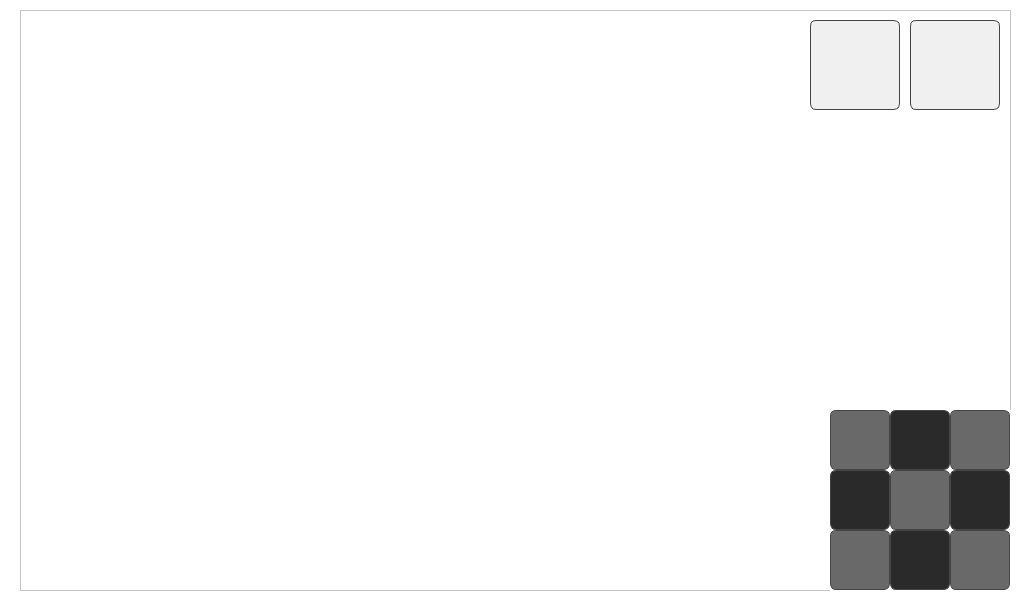
<?xml version="1.0" encoding="UTF-8"?>
<ui version="4.0">
 <class>MapImageControlView</class>
 <widget class="QWidget" name="MapImageControlView">
  <property name="geometry">
   <rect>
    <x>0</x>
    <y>0</y>
    <width>1024</width>
    <height>610</height>
   </rect>
  </property>
  <property name="windowTitle">
   <string>맵 이미지 조정</string>
  </property>
  <property name="styleSheet">
   <string notr="true">background-color: #FFFFFF;</string>
  </property>
  <widget class="QGraphicsView" name="map_view">
   <property name="geometry">
    <rect>
     <x>20</x>
     <y>10</y>
     <width>991</width>
     <height>581</height>
    </rect>
   </property>
   <property name="minimumSize">
    <size>
     <width>0</width>
     <height>300</height>
    </size>
   </property>
  </widget>
  <widget class="QPushButton" name="save_btn">
   <property name="geometry">
    <rect>
     <x>810</x>
     <y>20</y>
     <width>90</width>
     <height>90</height>
    </rect>
   </property>
   <property name="minimumSize">
    <size>
     <width>90</width>
     <height>90</height>
    </size>
   </property>
   <property name="styleSheet">
    <string notr="true">QPushButton {
    background-color: #F0F0F0;
    color: white;
    border: 1px solid #444444;
    border-radius: 6px;
    font-size: 18px;
	font-family: &quot;Noto Sans KR Black&quot;;
    qproperty-icon: url(:/file/MapControl/save_map_control.png);
    qproperty-iconSize: 65px 65px;
}
QPushButton:hover {
    background-color: #E0E0E0;
}
QPushButton:pressed {
    background-color: #E0E0E0;
}</string>
   </property>
   <property name="text">
    <string/>
   </property>
  </widget>
  <widget class="QPushButton" name="cancel_btn">
   <property name="geometry">
    <rect>
     <x>910</x>
     <y>20</y>
     <width>90</width>
     <height>90</height>
    </rect>
   </property>
   <property name="minimumSize">
    <size>
     <width>90</width>
     <height>90</height>
    </size>
   </property>
   <property name="styleSheet">
    <string notr="true">QPushButton {
    background-color: #F0F0F0;
    color: white;
    border: 1px solid #444444;
    border-radius: 6px;
    font-size: 18px;
	font-family: &quot;Noto Sans KR Black&quot;;
    qproperty-icon: url(:/file/MapControl/cancel_map_control.png);
    qproperty-iconSize: 65px 65px;
}
QPushButton:hover {
    background-color: #E0E0E0;
}
QPushButton:pressed {
    background-color: #E0E0E0;
}</string>
   </property>
   <property name="text">
    <string/>
   </property>
  </widget>
  <widget class="QWidget" name="status_widget" native="true">
   <property name="geometry">
    <rect>
     <x>830</x>
     <y>410</y>
     <width>181</width>
     <height>181</height>
    </rect>
   </property>
   <widget class="QPushButton" name="move_up_btn">
    <property name="geometry">
     <rect>
      <x>60</x>
      <y>0</y>
      <width>60</width>
      <height>60</height>
     </rect>
    </property>
    <property name="styleSheet">
     <string notr="true">QPushButton {
    background-color: #2A2A2A;
    color: white;
    border: 1px solid #444444;
    border-radius: 6px;
    font-size: 18px;
}
QPushButton:hover {
    background-color: #3A3A3A;
    border: 1px solid #666666;
}
QPushButton:pressed {
    background-color: #333333;
}</string>
    </property>
    <property name="text">
     <string/>
    </property>
   </widget>
   <widget class="QPushButton" name="map_move_right_2">
    <property name="geometry">
     <rect>
      <x>120</x>
      <y>60</y>
      <width>60</width>
      <height>60</height>
     </rect>
    </property>
    <property name="styleSheet">
     <string notr="true">QPushButton {
    background-color: #2A2A2A;
    color: white;
    border: 1px solid #444444;
    border-radius: 6px;
    font-size: 18px;
}
QPushButton:hover {
    background-color: #3A3A3A;
    border: 1px solid #666666;
}
QPushButton:pressed {
    background-color: #333333;
}</string>
    </property>
    <property name="text">
     <string/>
    </property>
   </widget>
   <widget class="QPushButton" name="move_left_btn">
    <property name="geometry">
     <rect>
      <x>0</x>
      <y>60</y>
      <width>60</width>
      <height>60</height>
     </rect>
    </property>
    <property name="styleSheet">
     <string notr="true">QPushButton {
    background-color: #2A2A2A;
    color: white;
    border: 1px solid #444444;
    border-radius: 6px;
    font-size: 18px;
}
QPushButton:hover {
    background-color: #3A3A3A;
    border: 1px solid #666666;
}
QPushButton:pressed {
    background-color: #333333;
}</string>
    </property>
    <property name="text">
     <string/>
    </property>
   </widget>
   <widget class="QPushButton" name="move_down_btn">
    <property name="geometry">
     <rect>
      <x>60</x>
      <y>120</y>
      <width>60</width>
      <height>60</height>
     </rect>
    </property>
    <property name="styleSheet">
     <string notr="true">QPushButton {
    background-color: #2A2A2A;
    color: white;
    border: 1px solid #444444;
    border-radius: 6px;
    font-size: 18px;
}
QPushButton:hover {
    background-color: #3A3A3A;
    border: 1px solid #666666;
}
QPushButton:pressed {
    background-color: #333333;
}</string>
    </property>
    <property name="text">
     <string/>
    </property>
   </widget>
   <widget class="QPushButton" name="zoom_out_btn">
    <property name="geometry">
     <rect>
      <x>120</x>
      <y>0</y>
      <width>60</width>
      <height>60</height>
     </rect>
    </property>
    <property name="minimumSize">
     <size>
      <width>60</width>
      <height>60</height>
     </size>
    </property>
    <property name="maximumSize">
     <size>
      <width>40</width>
      <height>40</height>
     </size>
    </property>
    <property name="styleSheet">
     <string notr="true">QPushButton {
    background-image: url(:/file/Registration/Zoom_In.png);
    background-repeat: no-repeat;
    background-position: center;
    background-color: rgba(42, 42, 42, 180); /* 투명도 추가 */
    border: 1px solid #444444;
    border-radius: 6px;
}
QPushButton:hover {
    background-color: rgba(58, 58, 58, 200); /* hover 시 투명도 */
    border: 1px solid #666666;
}
QPushButton:pressed {
    background-color: rgba(51, 51, 51, 220); /* 클릭 시 투명도 */
}
</string>
    </property>
    <property name="text">
     <string/>
    </property>
   </widget>
   <widget class="QPushButton" name="zoom_in_btn">
    <property name="geometry">
     <rect>
      <x>120</x>
      <y>120</y>
      <width>60</width>
      <height>60</height>
     </rect>
    </property>
    <property name="minimumSize">
     <size>
      <width>60</width>
      <height>60</height>
     </size>
    </property>
    <property name="maximumSize">
     <size>
      <width>40</width>
      <height>40</height>
     </size>
    </property>
    <property name="styleSheet">
     <string notr="true">QPushButton {
    background-image: url(:/file/Registration/Zoom_Out.png);
    background-repeat: no-repeat;
    background-position: center;
    background-color: rgba(42, 42, 42, 180); /* 투명도 추가 */
    border: 1px solid #444444;
    border-radius: 6px;
}
QPushButton:hover {
    background-color: rgba(58, 58, 58, 200); /* hover 시 투명도 */
    border: 1px solid #666666;
}
QPushButton:pressed {
    background-color: rgba(51, 51, 51, 220); /* 클릭 시 투명도 */
}
</string>
    </property>
    <property name="text">
     <string/>
    </property>
   </widget>
   <widget class="QPushButton" name="refresh_image_control">
    <property name="geometry">
     <rect>
      <x>60</x>
      <y>60</y>
      <width>60</width>
      <height>60</height>
     </rect>
    </property>
    <property name="styleSheet">
     <string notr="true">QPushButton {
	background-image: url(:/file/MapControl/map_view_refresh_50.png);
    background-repeat: no-repeat;
    background-position: center;    
	background-color: rgba(42, 42, 42, 180); 
    color: white;
    border: 1px solid #444444;
    border-radius: 6px;
    font-size: 18px;
}
QPushButton:hover {
    background-color: #3A3A3A;
    border: 1px solid #666666;
}
QPushButton:pressed {
    background-color: #333333;
}</string>
    </property>
    <property name="text">
     <string/>
    </property>
   </widget>
   <widget class="QPushButton" name="rotate_right_btn">
    <property name="geometry">
     <rect>
      <x>0</x>
      <y>0</y>
      <width>60</width>
      <height>60</height>
     </rect>
    </property>
    <property name="minimumSize">
     <size>
      <width>60</width>
      <height>60</height>
     </size>
    </property>
    <property name="maximumSize">
     <size>
      <width>40</width>
      <height>40</height>
     </size>
    </property>
    <property name="styleSheet">
     <string notr="true">QPushButton {
	background-image: url(:/file/MarkerMove/marker_rotate_right_50.png);
    background-repeat: no-repeat;
    background-position: center;    
	background-color: rgba(42, 42, 42, 180); 
    color: white;
    border: 1px solid #444444;
    border-radius: 6px;
    font-size: 18px;
}
QPushButton:hover {
    background-color: #3A3A3A;
    border: 1px solid #666666;
}
QPushButton:pressed {
    background-color: #333333;
}</string>
    </property>
    <property name="text">
     <string/>
    </property>
   </widget>
   <widget class="QPushButton" name="rotate_left_btn">
    <property name="geometry">
     <rect>
      <x>0</x>
      <y>120</y>
      <width>60</width>
      <height>60</height>
     </rect>
    </property>
    <property name="minimumSize">
     <size>
      <width>60</width>
      <height>60</height>
     </size>
    </property>
    <property name="maximumSize">
     <size>
      <width>40</width>
      <height>40</height>
     </size>
    </property>
    <property name="styleSheet">
     <string notr="true">QPushButton {
	background-image: url(:/file/MarkerMove/marker_rotate_left_50.png);
    background-repeat: no-repeat;
    background-position: center;    
	background-color: rgba(42, 42, 42, 180); 
    color: white;
    border: 1px solid #444444;
    border-radius: 6px;
    font-size: 18px;
}
QPushButton:hover {
    background-color: #3A3A3A;
    border: 1px solid #666666;
}
QPushButton:pressed {
    background-color: #333333;
}</string>
    </property>
    <property name="text">
     <string/>
    </property>
   </widget>
  </widget>
 </widget>
 <resources>
  <include location="../resources/res.qrc"/>
 </resources>
 <connections/>
</ui>
